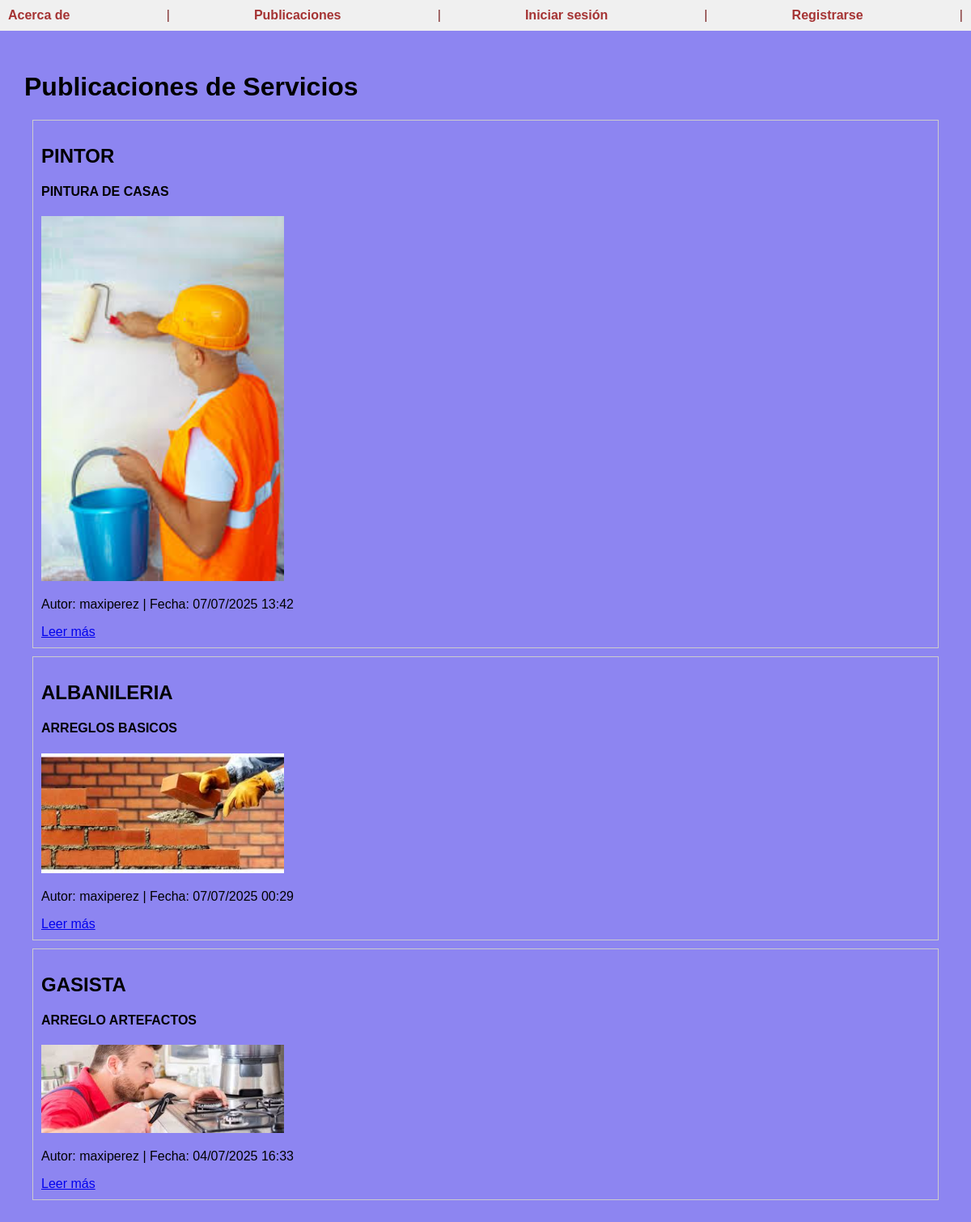
The page /pages/ on the database its author committed.
### pages/models.py (models this page shows, shortened)
class Blog(models.Model):
    titulo = models.CharField(max_length=200)
    subtitulo = models.CharField(max_length=200)
    cuerpo = models.TextField()
    autor = models.ForeignKey(User, on_delete=models.CASCADE)
    fecha = models.DateTimeField(auto_now_add=True)
    imagen = models.ImageField(upload_to='blog_images/', null=True, blank=False)

### pages/views.py (the view)
# urls.py: path('pages/', blog_list, name='blog_list'),
def blog_list(request):
    blogs = Blog.objects.all().order_by('-fecha')
    return render(request, 'pages/blog_list.html', {'blogs': blogs})

### templates/pages/blog_list.html (shortened to what this page needs)
{% extends 'base.html' %}
{% block content %}
  <h1>Publicaciones de Servicios</h1>
  {% if blogs %}
    {% for blog in blogs %}
      <div style="border:1px solid #ccc; margin:10px; padding:10px;">
        <h2>{{ blog.titulo }}</h2>
        <h4>{{ blog.subtitulo }}</h4>
        <img src="{{ blog.imagen.url }}" alt="Imagen" width="300">
        <p>Autor: {{ blog.autor.username }} | Fecha: {{ blog.fecha|date:"d/m/Y H:i" }}</p>
        <a href="{% url 'blog_detail' blog.id %}">Leer más</a>
      </div>
    {% endfor %}
  {% else %}
    <p>No hay páginas aún.</p>
  {% endif %}
{% endblock %}

### templates/base.html (shortened to what this page needs)
<!DOCTYPE html>
{% load static %}
<html lang="es">
<head>
  <link rel="stylesheet" href="{% static 'css/styles.css' %}">
</head>
<body>
 <nav style="background-color: #f0f0f0; padding: 10px;">
  <a href="{% url 'about' %}">Acerca de</a> |
  <a href="{% url 'blog_list' %}">Publicaciones</a> |
  {% if user.is_authenticated %}
    {% if user.userprofile.imagen %}
      <img src="{{ user.userprofile.imagen.url }}" alt="Perfil" width="40" height="40" style="border-radius: 50%; vertical-align: middle;">
    {% else %}
      <img src="{% static 'img/default-avatar.png' %}" alt="Sin imagen" width="40" height="40" style="border-radius: 50%; vertical-align: middle;">
    {% endif %}
    <span style="margin: 0 10px;">Hola, {{ user.username }}!</span>
    <a href="{% url 'profile' %}">Mi perfil</a> |
    <form action="{% url 'logout' %}" method="post" style="display: inline;">
      {% csrf_token %}
      <button type="submit" style="background: none; border: none; padding: 0; margin: 0; color: blue; text-decoration: underline; cursor: pointer;">
        Cerrar sesión
      </button>
    </form> |
    {% if user.is_staff %}
      <a href="{% url 'blog_create' %}">Crear Blog</a> |
    {% endif %}
  {% else %}
    <a href="{% url 'login' %}">Iniciar sesión</a> |
    <a href="{% url 'signup' %}">Registrarse</a> |
  {% endif %}
</nav>
 <div class="container">
    {% block content %}
    {% endblock %}
  </div>
</body>
</html>

### static/css/styles.css (style rules this page uses)
body { font-family: Arial, sans-serif; background-color: #8d85f1; margin: 0; padding: 0; }
nav { background-color: #b9f1c7; padding: 15px 20px; color: rgb(122, 35, 35); display: flex; align-items: center; justify-content: space-between; }
nav a { color: rgb(165, 51, 51); text-decoration: none; margin-right: 15px; font-weight: bold; }
.container { padding: 30px; }

### rows shown on the page
Blog: titulo "PINTOR", subtitulo "PINTURA DE CASAS", imagen (picture), autor.username "maxiperez", fecha "07/07/2025 13:42"
Blog: titulo "ALBANILERIA", subtitulo "ARREGLOS BASICOS", imagen (picture), autor.username "maxiperez", fecha "07/07/2025 00:29"
Blog: titulo "GASISTA", subtitulo "ARREGLO ARTEFACTOS", imagen (picture), autor.username "maxiperez", fecha "04/07/2025 16:33"
